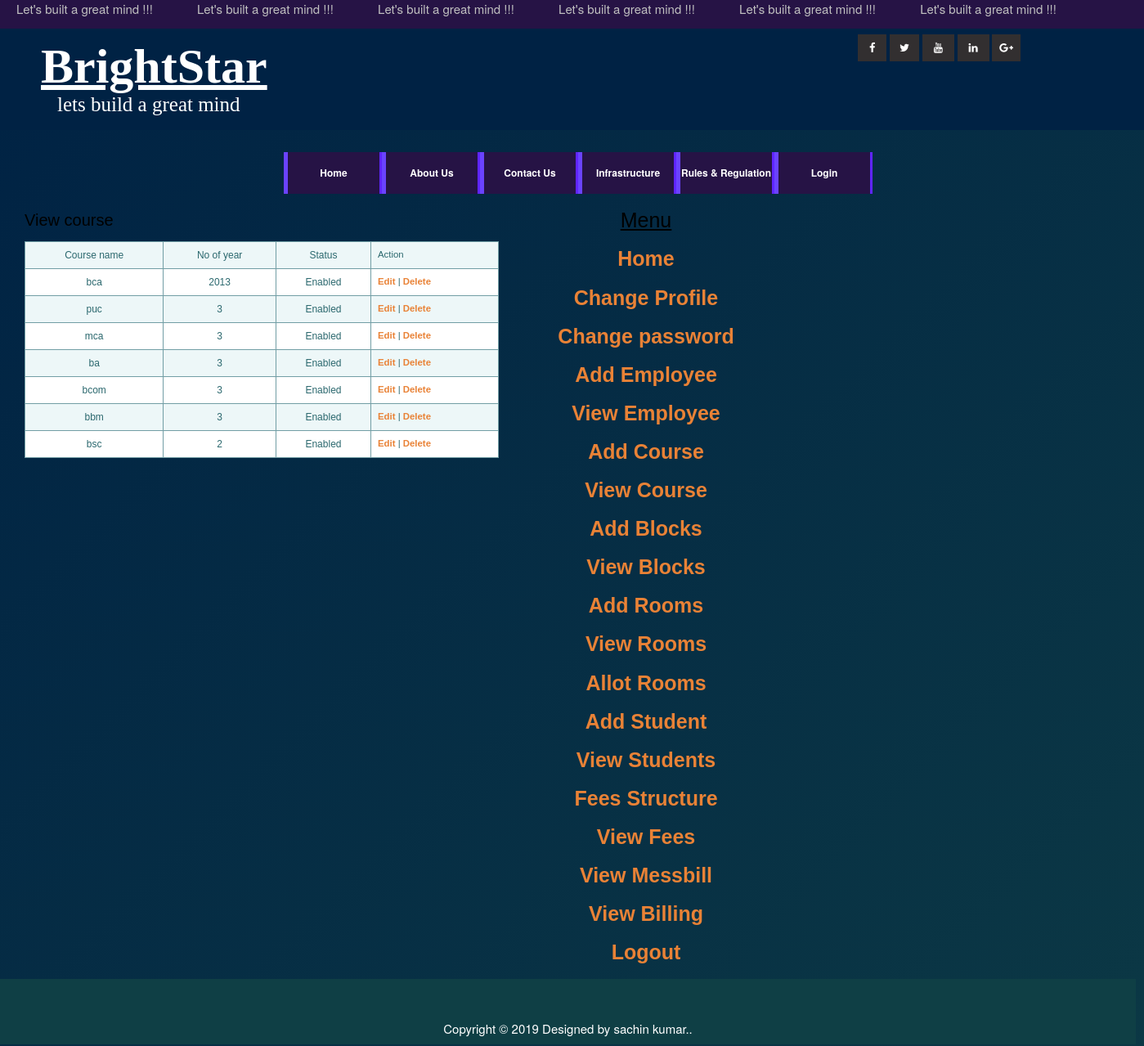
The app's page /viewcourse.php with its own data.
### tables this page shows
CREATE TABLE `course` (
  `course_id` int(10) NOT NULL,
  `course_name` varchar(20) NOT NULL,
  `no_of_year` int(10) NOT NULL,
  `status` varchar(15) NOT NULL
);

### viewcourse.php (the view, shortened to what this page needs)
<?php
include("header.php");
?>
    <div id="templatemo_main">
        <div class="col_w900 col_w900_last">
<div class="col_w580 float_l">
            	<div class="post_box">
                    <h2>View course</h2>
                  <p>
 <table class="tftable" width="486" border="1">
<tr>
<td>Course name</td>
<td>No of year</td>
<td>Status</td>
<td>Action</td>
</tr>
<?php
$result = mysqli_query($dbconnection,"SELECT * from course");
while($rs = mysqli_fetch_array($result))
{
	echo "<tr>
	<td>$rs[course_name]</td>
	<td>$rs[no_of_year]</td>
	<td>$rs[status]</td>
	<td>
	<a href='course.php?editid=$rs[course_id]'>Edit</a> |
	<a href='viewcourse.php?delid=$rs[course_id]'onclick='return ConfirmDelete()'>Delete</a></td>
	</tr>";
}
?>
</table></p>
                </div>
</div>
            <div class="col_w280 float_r">
            <?php
			include("sidebar.php");
			?>
            </div>
		</div>
    </div>
<?php
include("footer.php");
?>

### header.php (shortened to what this page needs)
<html>
<head>
<link rel="stylesheet" href="templatemo_style.css" type="text/css" media="screen" />
    <link rel="stylesheet" href="newstyle.css" type="text/css" media="screen" /
<link rel="stylesheet" href="log/css/bootstrap.css" type="text/css" media="screen" />
</head>
<body class="back" >
<div class="container" style="background-color: #002244 ">
    <div class="top-band">
        <marquee> <p class="quote"><span class="blinking">Let's built a great mind !!! &nbsp &nbsp &nbsp &nbsp &nbsp &nbsp   Let's built a great mind !!!  &nbsp &nbsp &nbsp &nbsp &nbsp &nbsp Let's built a great mind !!! &nbsp &nbsp &nbsp &nbsp &nbsp &nbsp   Let's built a great mind !!! &nbsp &nbsp &nbsp &nbsp &nbsp &nbsp  Let's built a great mind !!! &nbsp &nbsp &nbsp &nbsp &nbsp &nbsp   Let's built a great mind !!! </span></p> </marquee>
        <div class="position">
        <ul class="social-icons">
            <li><a href="" class="social-icon"> <i class="fa fa-facebook"></i></a></li>
            <li><a href="" class="social-icon"> <i class="fa fa-twitter"></i></a></li>
            <li><a href="" class="social-icon"> <i class="fa fa-youtube"></i></a></li>
            <li><a href="" class="social-icon"> <i class="fa fa-linkedin"></i></a></li>
            <li><a href="" class="social-icon"> <i class="fa fa-google-plus"></i></a></li>
        </ul>
        </div>
    </div>
            <div class="logo" style="padding-bottom: 20px ;">
                <div  style="padding-left: 50px;padding-top: 30px; font-size: 45px;font-family: Cookie;"><h1  class="h1" style="font-size: 60px;color: #FFFFFF; text-decoration: underline;"><b>BrightStar</b></h1><span class="h1span"  style="color: #FFFFFF;font-size: 25px; text-decoration:none ;padding-left: 20px"> lets build a great mind</span> </div>
            </div>
        </div>
<br>
<div class="center"  style= "text-align: center ">
       <div id="wrap">
		  <ul class="navbar" style="width: 850px">
<?php
if(isset($_SESSION["visitorid"]))
{
?>
			 <li><a href="visitorpanel.php">Home</a></li>
			 <li><a href="#">Profile</a>
				<ul>
				   <li><a href="studentprofile.php">Student profile</a></li>
				   <li><a href="visitorchpassword.php">Change Password</a></li>
				   <li><a href="parentdetails.php">Parents Details</a></li>
				</ul>
			 </li>
			 <li><a href="#">Request</a>
				<ul>
				   <li><a href="changeroom.php">Room Change</a></li>
				   <li><a href="visitor_req.php">Vistor Request</a></li>
				   <li><a href="services.php">Services</a></li>
                   <li><a href="feedback.php">Feedback</a></li>
                   <li><a href="leave.php">Leave Application</a></li>
				</ul>
			 </li>
			 		<li><a href="#">Fees</a>
				<ul>
				   <li><a href="visitorviewfees.php">View Fees</a></li>
				</ul>
			 </li>
             <li><a href="visitorviewfeetype.php">Rooms</a></li>
             <li><a href="logout.php">Logout</a></li>
<?php
}
else
{
?>
			 <li><a href="index.php">Home</a></li>
             <li><a href="about.php">About Us</a></li>
             <li><a href="contact.php">Contact Us</a></li>
             <li><a href="infra.php">Infrastructure</a></li>
			 <li><a href="rules_regulation.php">Rules & Regulation</a></li>
             <li><a href="log/index.php">Login</a></li>
<?php
}
?>
		  </ul>
		 </div>
</div>
<br>
</body>

### sidebar.php (shortened to what this page needs)
<center>
            	<h2><u>Menu</u></h2>
                <marquee direction="up" height="500px" onMouseOver="this.stop();" onMouseOut="this.start();">
                <h2 align="center"><a href="dashboard.php">Home</a></h2>
                <h2 align="center"><a href="employee.php">Change Profile</a></h2>
                <h2 align="center"><a href="changepassword.php">Change password</a></h2>
                 <h2 align="center"><a href="employee.php">Add Employee</a></h2>
                 <h2 align="center"><a href="viewemployee.php">View Employee</a></h2>
                 <h2 align="center"><a href="course.php">Add Course</a></h2>
                 <h2 align="center"><a href="viewcourse.php">View Course</a></h2>
                 <h2 align="center"><a href="blocks.php">Add Blocks</a></h2>
                 <h2 align="center"><a href="viewblocks.php">View Blocks</a></h2>
                 <h2 align="center"><a href="rooms.php">Add Rooms</a></h2>
                 <h2 align="center"><a href="viewrooms.php">View Rooms</a></h2>
                 <h2 align="center"><a href="roomallotment.php">Allot Rooms</a></h2>
                 <h2 align="center"><a href="students.php">Add Student</a></h2>
                 <h2 align="center"><a href="viewstudents.php">View Students</a></h2>
                 <h2 align="center"><a href="feetype.php">Fees Structure</a></h2>
                 <h2 align="center"><a href="viewfees.php">View Fees</a></h2>
                 <h2 align="center"><a href="viewmessbill.php">View Messbill</a></h2>
                 <h2 align="center"><a href="viewbilling.php">View Billing</a></h2>
                 <h2 align="center"><a href="logout.php">Logout</a></h2>
        </marquee>
</center>

### footer.php
<div class="foot" style="width: 1389px">
    <div class="infoot">
        <div class="ininfoot">
            Copyright © 2019
            Designed by sachin kumar..
        </div>
    </div>
</div>
</body>
</html>

### templatemo_style.css (style rules this page uses)
body { margin: 0px; padding: 0px; color: #333; font-family: Tahoma, Geneva, sans-serif; font-size: 13px; line-height: 1.7em; background-color: #bbb; background-repeat: repeat-x; background-position: top; }
.tftable { font-size:12px;color:#333333;width:100%;border-width: 1px;border-color: #729ea5;border-collapse: collapse; }
.tftable tr { background-color:#d4e3e5; }
.tftable td { font-size:12px;border-width: 1px;padding: 8px;border-style: solid;border-color: #729ea5; }
a, a:link, a:visited { color: #e98236; font-weight: bold; text-decoration: none; }
p { margin: 0 0 10px 0; padding: 0; }
h1, h2, h3, h4, h5, h6 { color: #000; font-weight: normal; }
h1 { font-size: 28px; margin: 0 0 20px 0; padding: 5px 0 }
h2 { font-size: 25px; margin: 0 0 15px 0; padding: 5px 0; }
.float_l { float: left }
.float_r { float: right }
.col_w900 { width: 900px; padding: 0 30px; margin-bottom: 50px; }
.col_w580 { width: 580px }
.col_w280 { width: 280px }
.col_w900_last { padding: 0 30px; margin: 0; background: none; }
.post_box { clear: both; margin-bottom: 30px }
.post_box h2 { font-size: 20px; margin-bottom: 10px }

### newstyle.css (style rules this page uses)
.back { width: 100wh; height: 90vh; color: #fff; background: linear-gradient(-45deg, #47b5b5, #2f7d85, #0f3f45, #002244); background-size: 400% 400%; -webkit-animation: back 15s ease infinite; -moz-animation: back 15s ease infinite; animation: back 15s ease infinite; }
.top-band { position: static; background-color: #261345; top:0%; width: 100%; height: 35px; }
.quote { color: silver; padding-left: 20px; font-size: 15px; font-family: "Helvetica Neue", Helvetica, Arial, sans-serif; }
.blinking { animation:blinkingText 1000ms infinite; }
.h1 { animation-name: color_change; animation-duration: 1s; animation-iteration-count: infinite; animation-direction: alternate; }
ul { padding:0; list-style: none; }
.social-icons { width: 350px; display:block; margin: 0 auto; }
ul.social-icons { margin-top: 10px; }
.social-icons li { vertical-align: top; display: inline; height: 100px; }
.social-icons a { color: #fff; text-decoration: none; }
.fa-facebook { padding:10px 14px; -o-transition:.5s; -ms-transition:.5s; -moz-transition:.5s; -webkit-transition:.5s; transition: .5s; background-color: #322f30; }
.fa-twitter { padding:10px 12px; -o-transition:.5s; -ms-transition:.5s; -moz-transition:.5s; -webkit-transition:.5s; transition: .5s; background-color: #322f30; }
.fa-youtube { padding:10px 14px; -o-transition:.5s; -ms-transition:.5s; -moz-transition:.5s; -webkit-transition:.5s; transition: .5s; background-color: #322f30; }
.fa-linkedin { padding:10px 14px; -o-transition:.5s; -ms-transition:.5s; -moz-transition:.5s; -webkit-transition:.5s; transition: .5s; background-color: #322f30; }
.fa-google-plus { padding:10px 9px; -o-transition:.5s; -ms-transition:.5s; -moz-transition:.5s; -webkit-transition:.5s; transition: .5s; background-color: #322f30; }
.position { display: inline-flex; float: right; }
.foot { background-color: #0f3f45; width: 100%; height: 80px; bottom: 0%; }
.ininfoot { text-align: center; color: #ffffff; font-family: "Helvetica Neue", Helvetica, Arial, sans-serif; font-size: 15px; padding-top: 50px; padding-bottom: 10px; margin-left: 2px; margin-bottom: 2px; margin-right: 2px; margin-top:2px ; }
table { width: 100%; }
table td, table th { color: #2b686e; padding: 10px; }
table td { text-align: center; vertical-align: middle; }
table td:last-child { font-size: 0.95em; line-height: 1.4; text-align: left; }
table tr:nth-child(2n) { background-color: white; }
table tr:nth-child(2n+1) { background-color: #edf7f8; }

### header.php (style rules this page uses)
#wrap { display:inline-flex; width: 960px; height: 50px; margin: 0; padding-left: 245px; z-index: 99; position: relative; }
.navbar { height: 50px; padding: 0; padding-left: 5px; padding-right: 5px; padding-bottom: 5px; padding-top: 5px; margin: 0; position: absolute; border-right:0px solid #54879d; }
.navbar li { height: auto; width: 120px; float: left; text-align: center; list-style: none; font: normal bold 12px/1.2em Arial, Verdana, Helvetica; padding: 0; margin: 0; background-color: #261345; }
.navbar a { padding: 18px 0; font-size: 12px; font-family: "Helvetica Neue", Helvetica, Arial, sans-serif; border-left: 5px solid #6a43ff; border-right: 3px solid #5f25ff; text-decoration: none; color: white; display: block; }

### records on screen
course: course_name "bca", no_of_year "2013", status "Enabled"
course: course_name "puc", no_of_year "3", status "Enabled"
course: course_name "mca", no_of_year "3", status "Enabled"
course: course_name "ba", no_of_year "3", status "Enabled"
course: course_name "bcom", no_of_year "3", status "Enabled"
course: course_name "bbm", no_of_year "3", status "Enabled"
course: course_name "bsc", no_of_year "2", status "Enabled"
